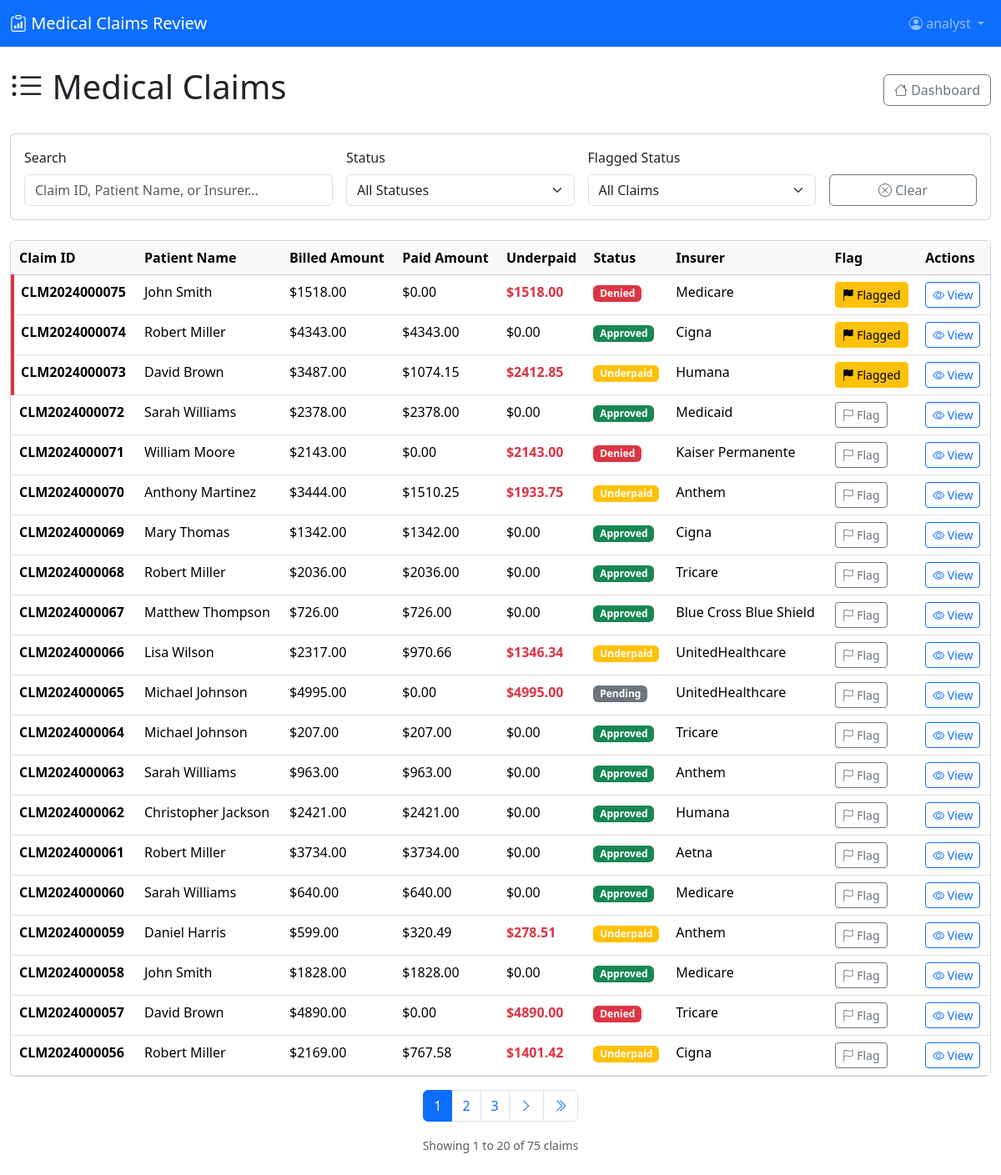
Screenshot of /claims/ (signed in) with the database file from the repository.
### claims/models.py (models this page shows, shortened)
class Claim(models.Model):
    STATUS_CHOICES = [
        ('approved', 'Approved'),
        ('denied', 'Denied'),
        ('underpaid', 'Underpaid'),
        ('pending', 'Pending'),
    ]
    claim_id = models.CharField(max_length=50, unique=True)
    patient_name = models.CharField(max_length=200)
    billed_amount = models.DecimalField(max_digits=10, decimal_places=2)
    paid_amount = models.DecimalField(max_digits=10, decimal_places=2)
    status = models.CharField(max_length=20, choices=STATUS_CHOICES)
    insurer_name = models.CharField(max_length=200)
    denial_reason = models.TextField(blank=True, null=True)
    cpt_codes = models.JSONField(default=list)  # List of CPT codes
    diagnosis_codes = models.JSONField(default=list)  # List of ICD codes
    service_date = models.DateField()
    provider_name = models.CharField(max_length=200)
    flagged_for_review = models.BooleanField(default=False)
    created_at = models.DateTimeField(auto_now_add=True)
    updated_at = models.DateTimeField(auto_now=True)
    @property
    def underpaid_amount(self):
        return self.billed_amount - self.paid_amount
    class Meta:
        ordering = ['-created_at']

### claims/views.py (the view)
# urls.py: path('claims/', views.claim_list, name='claim_list'),
@login_required
def claim_list(request):
    claims = Claim.objects.all()
    search_query = request.GET.get('search', '')
    if search_query:
        claims = claims.filter(
            Q(claim_id__icontains=search_query) |
            Q(patient_name__icontains=search_query) |
            Q(insurer_name__icontains=search_query)
        )
    status_filter = request.GET.get('status', '')
    if status_filter:
        claims = claims.filter(status=status_filter)
    flagged_filter = request.GET.get('flagged', '')
    if flagged_filter == 'true':
        claims = claims.filter(flagged_for_review=True)
    elif flagged_filter == 'false':
        claims = claims.filter(flagged_for_review=False)
    page_number = request.GET.get('page', 1)
    paginator = Paginator(claims, 20)  # 20 claims per page
    page_obj = paginator.get_page(page_number)
    context = {
        'page_obj': page_obj,
        'search_query': search_query,
        'status_filter': status_filter,
        'flagged_filter': flagged_filter,
        'status_choices': Claim.STATUS_CHOICES,
    }
    if request.headers.get('HX-Request'):
        return render(request, 'claims/partials/claim_list.html', context)
    return render(request, 'claims/claim_list.html', context)

### templates/claims/claim_list.html (shortened to what this page needs)
{% extends 'base.html' %}
{% block content %}
<div class="row">
    <div class="col-12">
        <div class="d-flex justify-content-between align-items-center mb-4">
            <h1><i class="bi bi-list-ul"></i> Medical Claims</h1>
            <a href="{% url 'index' %}" class="btn btn-outline-secondary">
                <i class="bi bi-house"></i> Dashboard
            </a>
        </div>
        <div class="card mb-4">
            <div class="card-body">
                <form hx-get="{% url 'claim_list' %}" hx-target="#claims-table" hx-trigger="input changed delay:300ms, change">
                    <div class="row g-3">
                        <div class="col-md-4">
                            <label for="search" class="form-label">Search</label>
                            <input type="text"
                                   class="form-control"
                                   id="search"
                                   name="search"
                                   placeholder="Claim ID, Patient Name, or Insurer..."
                                   value="{{ search_query }}">
                        </div>
                        <div class="col-md-3">
                            <label for="status" class="form-label">Status</label>
                            <select class="form-select" id="status" name="status">
                                <option value="">All Statuses</option>
                            </select>
                        </div>
                        <div class="col-md-3">
                            <label for="flagged" class="form-label">Flagged Status</label>
                            <select class="form-select" id="flagged" name="flagged">
                                <option value="">All Claims</option>
                            </select>
                        </div>
                        <div class="col-md-2 d-flex align-items-end">
                            <button type="button" class="btn btn-outline-secondary w-100" onclick="clearFilters()">
                                <i class="bi bi-x-circle"></i> Clear
                            </button>
                        </div>
                    </div>
                </form>
            </div>
        </div>
        <div id="claims-table">
            {% include 'claims/partials/claim_list.html' %}
        </div>
    </div>
</div>
{% endblock %}

### templates/base.html (shortened to what this page needs)
<!DOCTYPE html>
<html lang="en">
<head>
    <link href="https://cdn.jsdelivr.net/npm/bootstrap@5.3.2/dist/css/bootstrap.min.css" rel="stylesheet">
    <link rel="stylesheet" href="https://cdn.jsdelivr.net/npm/bootstrap-icons@1.11.1/font/bootstrap-icons.css">
</head>
<body>
    {% if user.is_authenticated %}
    <nav class="navbar navbar-expand-lg navbar-dark bg-primary">
        <div class="container-fluid">
            <a class="navbar-brand" href="{% url 'index' %}">
                <i class="bi bi-clipboard-data"></i> Medical Claims Review
            </a>
            <div class="navbar-nav ms-auto">
                <div class="nav-item dropdown">
                    <a class="nav-link dropdown-toggle" href="#" role="button" data-bs-toggle="dropdown">
                        <i class="bi bi-person-circle"></i> {{ user.username }}
                    </a>
                </div>
            </div>
        </div>
    </nav>
    {% endif %}
    <main class="container-fluid py-4">
        {% block content %}{% endblock %}
    </main>
</body>
</html>

### templates/claims/partials/claim_list.html (shortened to what this page needs)
<div class="card">
    <div class="card-body p-0">
        <div class="table-responsive">
            <table class="table table-hover mb-0">
                <thead class="table-light">
                    <tr>
                        <th>Claim ID</th>
                        <th>Patient Name</th>
                        <th>Billed Amount</th>
                        <th>Paid Amount</th>
                        <th>Underpaid</th>
                        <th>Status</th>
                        <th>Insurer</th>
                        <th>Flag</th>
                        <th>Actions</th>
                    </tr>
                </thead>
                <tbody>
                    {% for claim in page_obj %}
                    <tr class="claim-row {% if claim.flagged_for_review %}flagged{% endif %}">
                        <td>
                            <strong>{{ claim.claim_id }}</strong>
                        </td>
                        <td>{{ claim.patient_name }}</td>
                        <td>${{ claim.billed_amount|floatformat:2 }}</td>
                        <td>${{ claim.paid_amount|floatformat:2 }}</td>
                        <td>
                            <span class="{% if claim.underpaid_amount > 0 %}text-danger fw-bold{% endif %}">
                                ${{ claim.underpaid_amount|floatformat:2 }}
                            </span>
                        </td>
                        <td>
                            {% if claim.status == 'approved' %}
                                <span class="badge bg-success">{{ claim.get_status_display }}</span>
                            {% elif claim.status == 'denied' %}
                                <span class="badge bg-danger">{{ claim.get_status_display }}</span>
                            {% elif claim.status == 'underpaid' %}
                                <span class="badge bg-warning">{{ claim.get_status_display }}</span>
                            {% else %}
                                <span class="badge bg-secondary">{{ claim.get_status_display }}</span>
                            {% endif %}
                        </td>
                        <td>{{ claim.insurer_name }}</td>
                        <td>
                            {% include 'claims/partials/flag_button.html' %}
                        </td>
                        <td>
                            <button class="btn btn-sm btn-outline-primary"
                                    hx-get="{% url 'claim_detail' claim.id %}"
                                    hx-target="#claim-detail-content">
                                <i class="bi bi-eye"></i> View
                            </button>
                        </td>
                    </tr>
                    {% endfor %}
                </tbody>
            </table>
        </div>
    </div>
</div>
{% if page_obj.has_other_pages %}
<nav class="mt-3" aria-label="Claims pagination">
    <ul class="pagination justify-content-center">
        {% for num in page_obj.paginator.page_range %}
            {% if page_obj.number == num %}
                <li class="page-item active">
                    <span class="page-link">{{ num }}</span>
                </li>
            {% elif num > page_obj.number|add:'-3' and num < page_obj.number|add:'3' %}
                <li class="page-item">
                    <a class="page-link"
                       hx-get="{% url 'claim_list' %}?page={{ num }}&search={{ search_query }}&status={{ status_filter }}&flagged={{ flagged_filter }}"
                       hx-target="#claims-table">
                        {{ num }}
                    </a>
                </li>
            {% endif %}
        {% endfor %}
        {% if page_obj.has_next %}
            <li class="page-item">
                <a class="page-link"
                   hx-get="{% url 'claim_list' %}?page={{ page_obj.next_page_number }}&search={{ search_query }}&status={{ status_filter }}&flagged={{ flagged_filter }}"
                   hx-target="#claims-table">
                    <i class="bi bi-chevron-right"></i>
                </a>
            </li>
            <li class="page-item">
                <a class="page-link"
                   hx-get="{% url 'claim_list' %}?page={{ page_obj.paginator.num_pages }}&search={{ search_query }}&status={{ status_filter }}&flagged={{ flagged_filter }}"
                   hx-target="#claims-table">
                    <i class="bi bi-chevron-double-right"></i>
                </a>
            </li>
        {% endif %}
    </ul>
</nav>
<div class="text-center text-muted">
    <small>
        Showing {{ page_obj.start_index }} to {{ page_obj.end_index }} of {{ page_obj.paginator.count }} claims
    </small>
</div>
{% endif %}

### templates/claims/partials/flag_button.html
<div x-data="{ flagged: {{ claim.flagged_for_review|yesno:'true,false' }} }">
    <button class="btn btn-sm"
            :class="flagged ? 'btn-warning' : 'btn-outline-secondary'"
            hx-post="{% url 'toggle_flag' claim.id %}"
            hx-target="closest div"
            hx-swap="outerHTML"
            @click="flagged = !flagged"
            type="button">
        <i class="bi"
           :class="flagged ? 'bi-flag-fill' : 'bi-flag'"></i>
        <span x-text="flagged ? 'Flagged' : 'Flag'"></span>
    </button>
</div>

### templates/base.html (style rules this page uses)
.flagged { border-left: 4px solid #dc3545; }

### rows the page displays
Claim: claim_id "CLM2024000075", patient_name "John Smith", billed_amount "1518.00", paid_amount "0.00", underpaid_amount "1518.00", status "Denied", insurer_name "Medicare"
Claim: claim_id "CLM2024000074", patient_name "Robert Miller", billed_amount "4343.00", paid_amount "4343.00", underpaid_amount "0.00", status "Approved", insurer_name "Cigna"
Claim: claim_id "CLM2024000073", patient_name "David Brown", billed_amount "3487.00", paid_amount "1074.15", underpaid_amount "2412.85", status "Underpaid", insurer_name "Humana"
Claim: claim_id "CLM2024000072", patient_name "Sarah Williams", billed_amount "2378.00", paid_amount "2378.00", underpaid_amount "0.00", status "Approved", insurer_name "Medicaid"
Claim: claim_id "CLM2024000071", patient_name "William Moore", billed_amount "2143.00", paid_amount "0.00", underpaid_amount "2143.00", status "Denied", insurer_name "Kaiser Permanente"
Claim: claim_id "CLM2024000070", patient_name "Anthony Martinez", billed_amount "3444.00", paid_amount "1510.25", underpaid_amount "1933.75", status "Underpaid", insurer_name "Anthem"
Claim: claim_id "CLM2024000069", patient_name "Mary Thomas", billed_amount "1342.00", paid_amount "1342.00", underpaid_amount "0.00", status "Approved", insurer_name "Cigna"
Claim: claim_id "CLM2024000068", patient_name "Robert Miller", billed_amount "2036.00", paid_amount "2036.00", underpaid_amount "0.00", status "Approved", insurer_name "Tricare"
Claim: claim_id "CLM2024000067", patient_name "Matthew Thompson", billed_amount "726.00", paid_amount "726.00", underpaid_amount "0.00", status "Approved", insurer_name "Blue Cross Blue Shield"
Claim: claim_id "CLM2024000066", patient_name "Lisa Wilson", billed_amount "2317.00", paid_amount "970.66", underpaid_amount "1346.34", status "Underpaid", insurer_name "UnitedHealthcare"
Claim: claim_id "CLM2024000065", patient_name "Michael Johnson", billed_amount "4995.00", paid_amount "0.00", underpaid_amount "4995.00", status "Pending", insurer_name "UnitedHealthcare"
Claim: claim_id "CLM2024000064", patient_name "Michael Johnson", billed_amount "207.00", paid_amount "207.00", underpaid_amount "0.00", status "Approved", insurer_name "Tricare"
Claim: claim_id "CLM2024000063", patient_name "Sarah Williams", billed_amount "963.00", paid_amount "963.00", underpaid_amount "0.00", status "Approved", insurer_name "Anthem"
Claim: claim_id "CLM2024000062", patient_name "Christopher Jackson", billed_amount "2421.00", paid_amount "2421.00", underpaid_amount "0.00", status "Approved", insurer_name "Humana"
Claim: claim_id "CLM2024000061", patient_name "Robert Miller", billed_amount "3734.00", paid_amount "3734.00", underpaid_amount "0.00", status "Approved", insurer_name "Aetna"
Claim: claim_id "CLM2024000060", patient_name "Sarah Williams", billed_amount "640.00", paid_amount "640.00", underpaid_amount "0.00", status "Approved", insurer_name "Medicare"
Claim: claim_id "CLM2024000059", patient_name "Daniel Harris", billed_amount "599.00", paid_amount "320.49", underpaid_amount "278.51", status "Underpaid", insurer_name "Anthem"
Claim: claim_id "CLM2024000058", patient_name "John Smith", billed_amount "1828.00", paid_amount "1828.00", underpaid_amount "0.00", status "Approved", insurer_name "Medicare"
Claim: claim_id "CLM2024000057", patient_name "David Brown", billed_amount "4890.00", paid_amount "0.00", underpaid_amount "4890.00", status "Denied", insurer_name "Tricare"
Claim: claim_id "CLM2024000056", patient_name "Robert Miller", billed_amount "2169.00", paid_amount "767.58", underpaid_amount "1401.42", status "Underpaid", insurer_name "Cigna"

### other values shown
{{ user.username }} "analyst"
{{ num }} "1"
{{ num }} "2" "3"
{{ page_obj.start_index }} "1"
{{ page_obj.end_index }} "20"
{{ page_obj.paginator.count }} "75"
